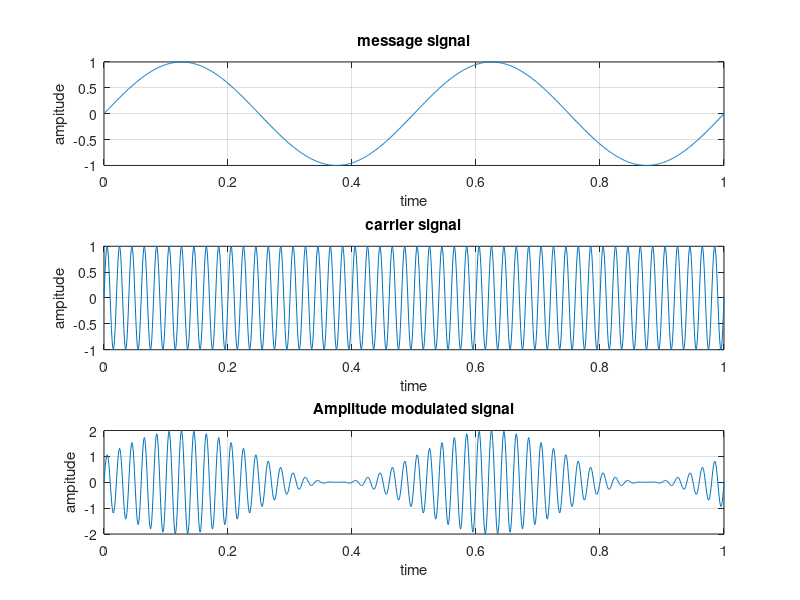

This figure's MATLAB source:
clc;
clear;
close all;
Am=1;  % amplitude of message signal
Ac=1;  % amplitude of carrier signal  Ac=input('Enter carrier signal amplitude: ');
fm=2;  % frequency of message signal
fc=50; % frequency of carrier signal   fc>>fm 
k=Am/Ac; % modulation index k<=1
t=0:0.001:1; % time vector

m=Am*sin(2*pi*fm*t); % equation for message signal
c=Ac*sin(2*pi*fc*t); % equation for carrier signal
y=(1+k.*m).*c;  % equation for amplitude modulated signal

subplot(3,1,1);
plot(t,m);
title('message signal');
xlabel('time');
ylabel('ampitude');
grid on;

subplot(3,1,2);
plot(t,c);
title('carrier signal');
xlabel('time');
ylabel('ampitude');
grid on;

subplot(3,1,3);
plot(t,y);
title('Amplitude modulated signal');
xlabel('time');
ylabel('ampitude');
grid on;












